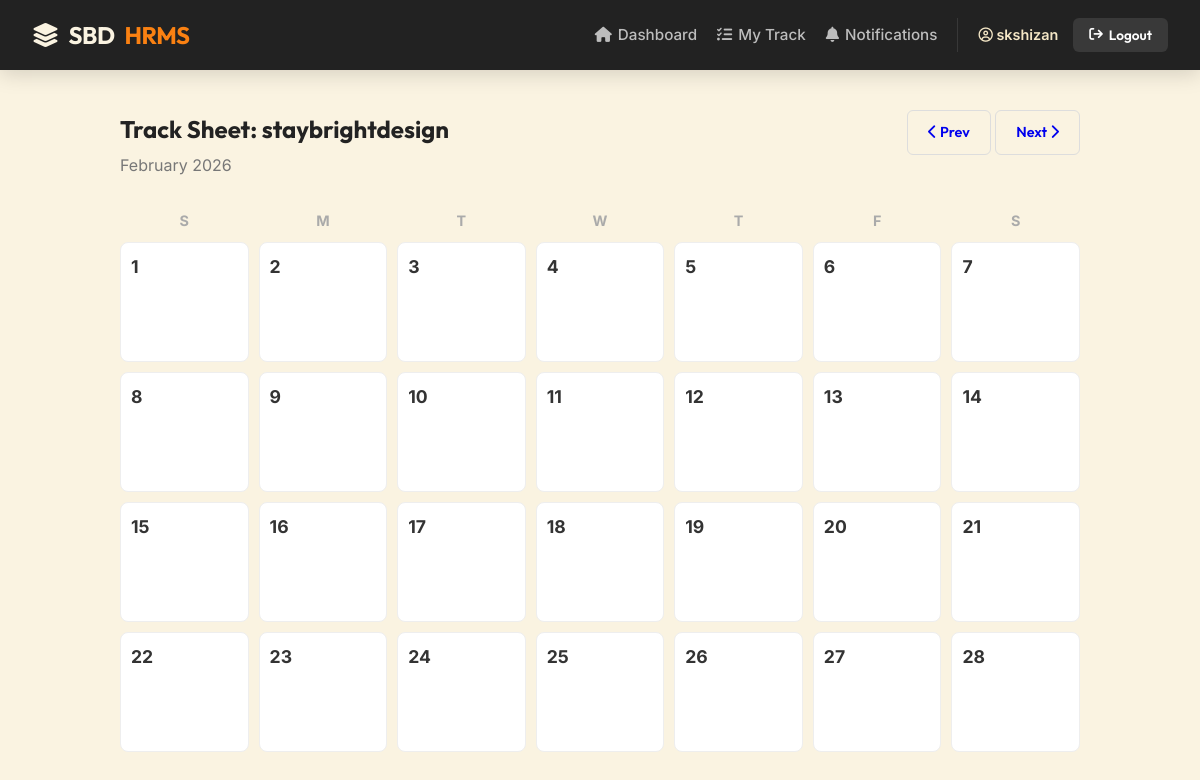
Page /track-sheet/1/ (signed in) on the earlier database version.
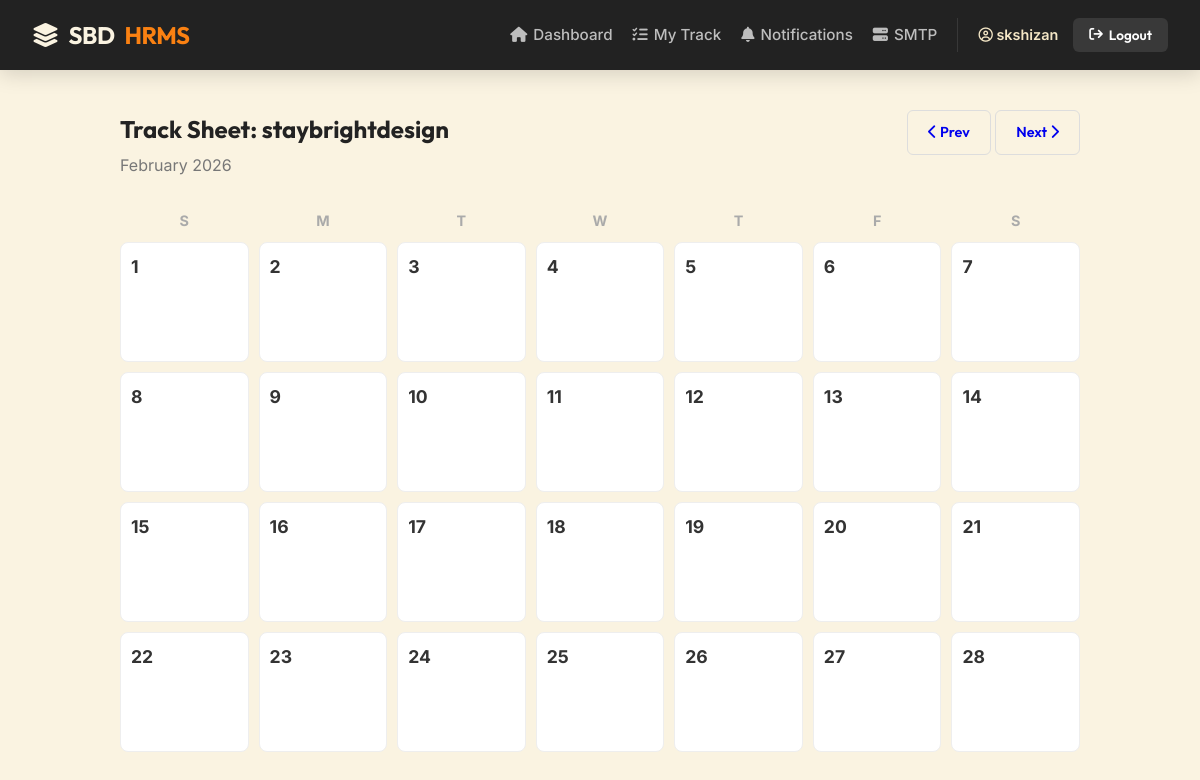
Same page on the later database version.
### dashboard/views.py (the view)
# urls.py: path('track-sheet/<int:user_id>/', dash_views.track_sheet, name='track_sheet'),
@login_required
def track_sheet(request, user_id):
    target_user = get_object_or_404(User, id=user_id)
    viewer = request.user
    can_view_work = (viewer == target_user) or (target_user.reports_to == viewer) or (viewer.role == 'HR')
    can_assign_task = True # Anyone can assign (as per previous request)
    today = date.today()
    try:
        year = int(request.GET.get('year', today.year))
        month = int(request.GET.get('month', today.month))
    except ValueError:
        year, month = today.year, today.month
    first_weekday, num_days = calendar.monthrange(year, month)
    start_index = (first_weekday + 1) % 7
    sheets = TrackSheet.objects.filter(
        user=target_user,
        date__year=year,
        date__month=month
    ).prefetch_related('work_items', 'task_items')
    sheet_map = {s.date: s for s in sheets}
    month_days = []
    for _ in range(start_index): month_days.append(None)
    for day in range(1, num_days + 1):
        current_date = date(year, month, day)
        sheet = sheet_map.get(current_date)
        work_items = sheet.work_items.all() if (sheet and can_view_work) else []
        task_items = sheet.task_items.all() if sheet else []
        day_status = "Pending"
        if work_items:
            if all(w.status == 'Completed' for w in work_items):
                day_status = "Completed"
            elif any(w.status == 'In Progress' for w in work_items):
                day_status = "In Progress"
        month_days.append({
            'day': day,
            'date': current_date,
            'sheet': sheet,
            'work_items': work_items,
            'task_items': task_items,
            'day_status': day_status,
            'can_view_work': can_view_work # Pass this down for privacy check
        })
    return render(request, 'dashboard/track_sheet.html', {
        'target_user': target_user,
        'month_days': month_days,
        'year': year, 'month': month,
        'month_name': calendar.month_name[month],
        'can_view_work': can_view_work,
        'can_assign_task': can_assign_task,
    })

### templates/dashboard/track_sheet.html (shortened to what this page needs)
{% extends 'base.html' %}
{% block content %}
<div class="page-header" style="display:flex; justify-content:space-between; margin-bottom:30px;">
    <div>
        <h2 style="font-family:'Outfit'; margin-bottom: 5px;">Track Sheet: {{ target_user.username }}</h2>
        <p style="color:#777; margin:0;">{{ month_name }} {{ year }}</p>
    </div>
    <div>
        <a href="?month={{ month|add:'-1' }}&year={{ year }}" class="btn btn-sm btn-light" style="border:1px solid #ddd;"><i class="fa-solid fa-chevron-left"></i> Prev</a>
        <a href="?month={{ month|add:'1' }}&year={{ year }}" class="btn btn-sm btn-light" style="border:1px solid #ddd;">Next <i class="fa-solid fa-chevron-right"></i></a>
    </div>
</div>
<div class="cal-grid">
    {% for d in "SMTWTFS"|make_list %}
        <div style="text-align:center; font-weight:bold; color:#aaa; font-size: 0.9rem;">{{ d }}</div>
    {% endfor %}
    {% for day in month_days %}
        {% if day %}
            <div class="cal-day" onclick="openTrackModal('{{ day.date|date:'Y-m-d' }}')">
                <div class="day-number">
                    {{ day.day }}
                </div>
            </div>
        {% else %}
            <div style="background:none; border:none;"></div>
        {% endif %}
    {% endfor %}
</div>
{% endblock %}

### templates/base.html (shortened to what this page needs)
<!DOCTYPE html>
<html lang="en">
<head>
    <link rel="stylesheet" href="https://cdnjs.cloudflare.com/ajax/libs/font-awesome/6.4.0/css/all.min.css">
</head>
<body>
    <nav class="navbar">
        <div class="nav-container">
            <a href="{% url 'dashboard' %}" class="nav-brand">
                <i class="fa-solid fa-layer-group"></i> SBD<span>HRMS</span>
            </a>
            <div class="nav-links">
                {% if user.is_authenticated %}
                    <a href="{% url 'dashboard' %}" class="nav-link">
                        <i class="fa-solid fa-house"></i> Dashboard
                    </a>
                    <a href="{% url 'track_sheet' user.id %}" class="nav-link">
                        <i class="fa-solid fa-list-check"></i> My Track
                    </a>
                    <a href="{% url 'notifications_view' %}" class="nav-link">
                        <i class="fa-solid fa-bell"></i> Notifications
                    </a>
                    {% if user.role == 'HR' %}
                        <a href="{% url 'smtp_settings' %}" class="nav-link">
                            <i class="fa-solid fa-server"></i> SMTP
                        </a>
                    {% endif %}
                    <div class="user-menu">
                        <span class="user-name">
                            <i class="fa-regular fa-circle-user"></i> {{ user.username }}
                        </span>
                        <form action="{% url 'logout' %}" method="post" style="display:inline;">
                            <button type="submit" class="btn btn-nav-logout">
                                <i class="fa-solid fa-arrow-right-from-bracket"></i> Logout
                            </button>
                        </form>
                    </div>
                {% else %}
                    <a href="{% url 'login' %}" class="nav-link">Login</a>
                    <a href="{% url 'signup' %}" class="nav-link">Employee Signup</a>
                {% endif %}
            </div>
        </div>
    </nav>
    <main class="main-container">
        {% block content %}{% endblock %}
    </main>
</body>
</html>

Differences in the rows shown:
changed User "skshizan": role "Employee" → "HR" (drawn)
Other differences:
text now shown: "SMTP"
